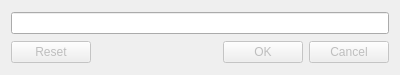
<?xml version="1.0" encoding="UTF-8"?>
<ui version="4.0">
 <class>urlDialog</class>
 <widget class="QDialog" name="urlDialog">
  <property name="geometry">
   <rect>
    <x>0</x>
    <y>0</y>
    <width>400</width>
    <height>75</height>
   </rect>
  </property>
  <property name="minimumSize">
   <size>
    <width>400</width>
    <height>75</height>
   </size>
  </property>
  <property name="maximumSize">
   <size>
    <width>499</width>
    <height>75</height>
   </size>
  </property>
  <property name="windowTitle">
   <string>Add new download</string>
  </property>
  <property name="windowIcon">
   <iconset theme="add">
    <normaloff/>
   </iconset>
  </property>
  <property name="layoutDirection">
   <enum>Qt::LeftToRight</enum>
  </property>
  <layout class="QGridLayout" name="urlDialogGridLayout">
   <item row="0" column="0">
    <widget class="QLineEdit" name="urlEdit"/>
   </item>
   <item row="1" column="0">
    <widget class="QDialogButtonBox" name="buttonBox">
     <property name="enabled">
      <bool>false</bool>
     </property>
     <property name="orientation">
      <enum>Qt::Horizontal</enum>
     </property>
     <property name="standardButtons">
      <set>QDialogButtonBox::Cancel|QDialogButtonBox::Ok|QDialogButtonBox::Reset</set>
     </property>
     <property name="centerButtons">
      <bool>false</bool>
     </property>
    </widget>
   </item>
  </layout>
 </widget>
 <resources/>
 <connections>
  <connection>
   <sender>buttonBox</sender>
   <signal>accepted()</signal>
   <receiver>urlDialog</receiver>
   <slot>accept()</slot>
   <hints>
    <hint type="sourcelabel">
     <x>199</x>
     <y>52</y>
    </hint>
    <hint type="destinationlabel">
     <x>199</x>
     <y>37</y>
    </hint>
   </hints>
  </connection>
  <connection>
   <sender>buttonBox</sender>
   <signal>rejected()</signal>
   <receiver>urlDialog</receiver>
   <slot>reject()</slot>
   <hints>
    <hint type="sourcelabel">
     <x>199</x>
     <y>52</y>
    </hint>
    <hint type="destinationlabel">
     <x>199</x>
     <y>37</y>
    </hint>
   </hints>
  </connection>
 </connections>
</ui>
